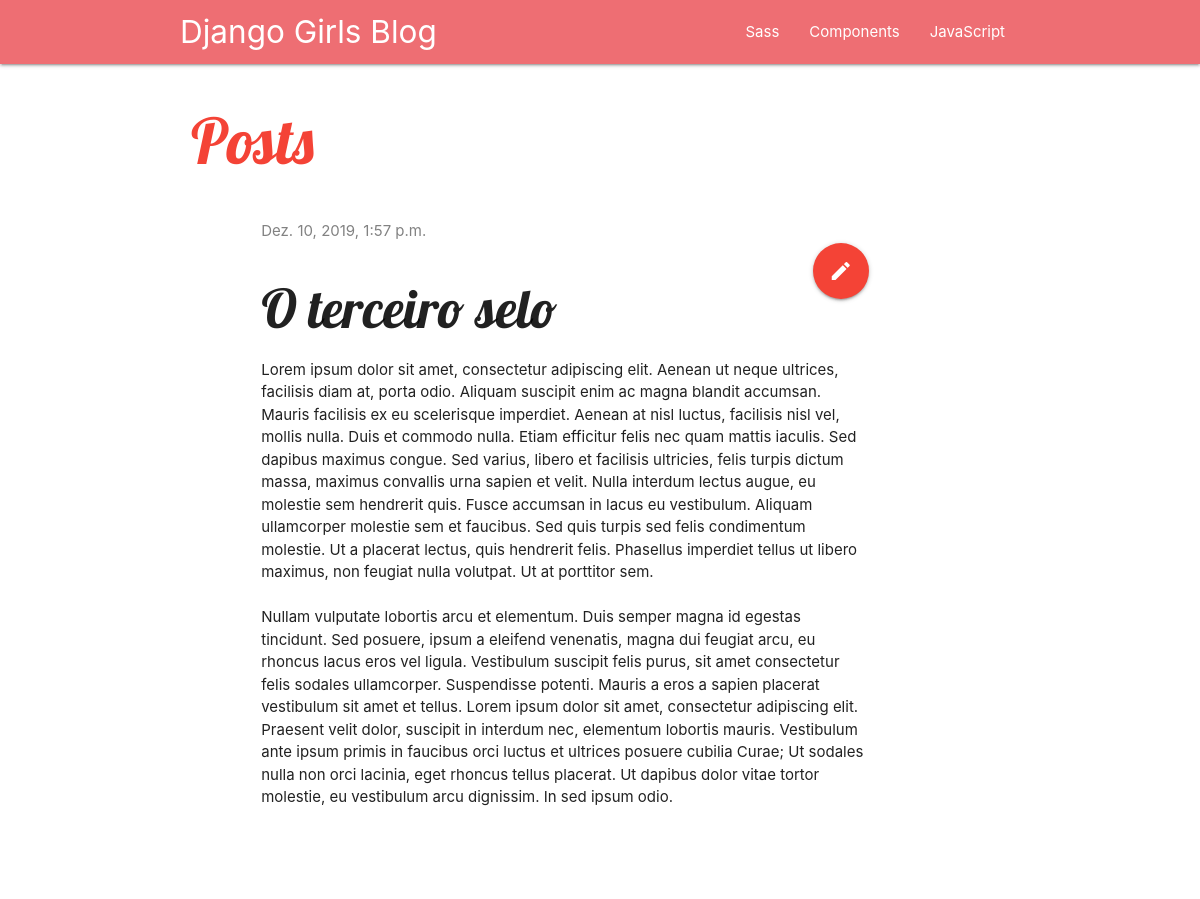
/post/3/, run on an earlier commit of the app's database.
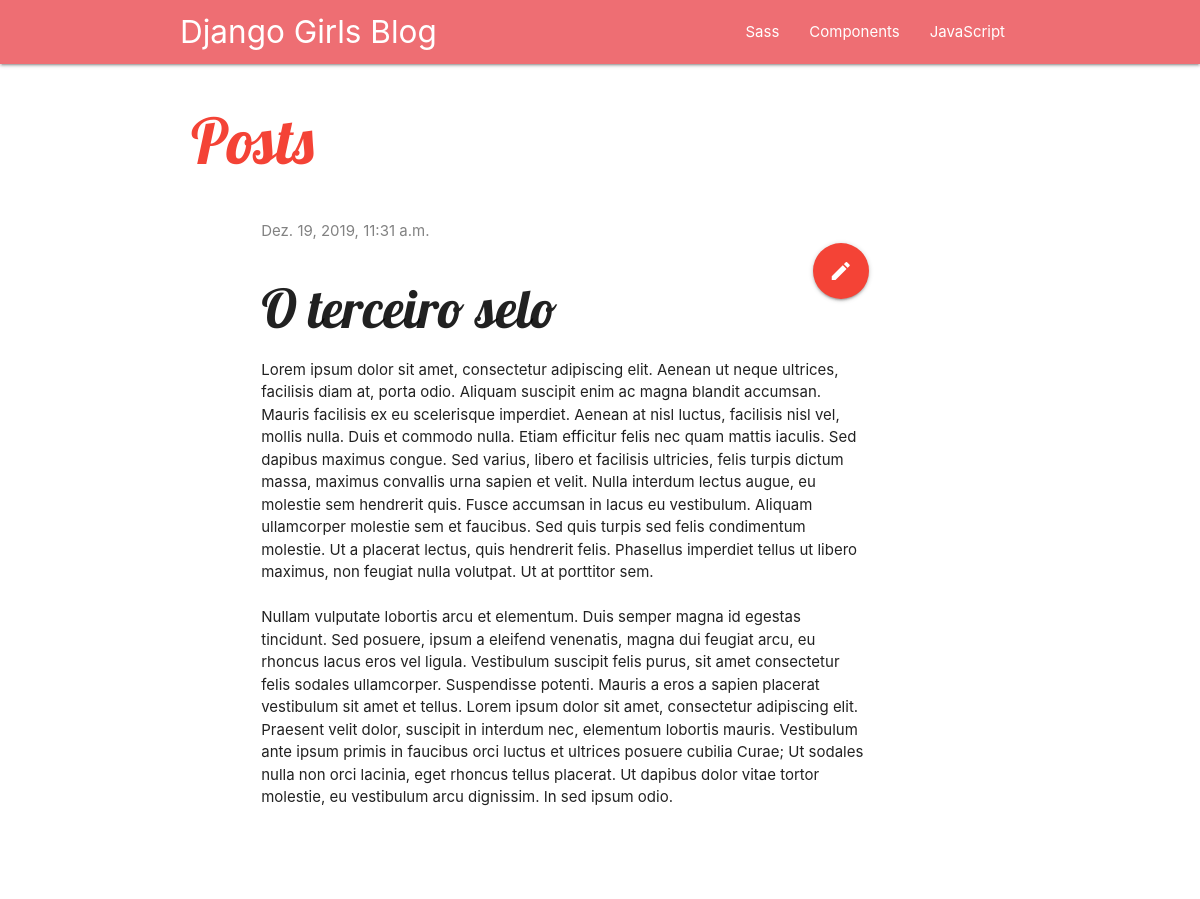
And on a later commit of the database.
### blog/models.py (models this page shows, shortened)
class Post(models.Model):
    author = models.ForeignKey(settings.AUTH_USER_MODEL, on_delete=models.CASCADE)
    title = models.CharField(max_length=200)
    text = models.TextField()
    created_date = models.DateTimeField(default=timezone.now)
    published_date = models.DateTimeField(blank=True, null=True)

### blog/views.py (the view)
# urls.py: path('post/<int:pk>/', views.post_detail, name='post_detail'),
def post_detail(request, pk):
    post = get_object_or_404(Post, pk=pk)
    return render(request, 'blog/post_detail.html', {'post': post})

### blog/templates/blog/post_detail.html
{% extends 'blog/base.html' %}
{% block content %}
    <div class="post">
        {% if post.published_date %}
            <div class="date">
                {{ post.published_date }}
            </div>
        {% endif %}
        <a class="btn-floating btn-large waves-effect waves-light red right" href="{% url 'post_edit' pk=post.pk %}">  <i class="large material-icons">edit</i></a>
        <h2>{{ post.title }}</h2>
        <p>{{ post.text|linebreaksbr }}</p>
    </div>
{% endblock %}

### blog/templates/blog/base.html (shortened to what this page needs)
{% load static %}
<!DOCTYPE html>
<html lang="en">
<head>
    <link rel="stylesheet" href="https://cdnjs.cloudflare.com/ajax/libs/materialize/1.0.0/css/materialize.min.css">
    <link rel="stylesheet" href="{% static 'css/blog.css' %}">
</head>
<nav>
    <div class="nav-wrapper">
      <div class="container">
        <a href="#" class="brand-logo">Django Girls Blog</a>
        <ul id="nav-mobile" class="right hide-on-med-and-down">
          <li><a href="sass.html">Sass</a></li>
          <li><a href="badges.html">Components</a></li>
          <li><a href="collapsible.html">JavaScript</a></li>
        </ul>
      </div>
    </div>
</nav>
<div class="container">
  <div class="row">
   <div class="col s3">
    <h1><a href="/" class="red-text darken-1">Posts</a></h1>
   </div>
  </div>
</div>
<div class="container">
  <div class="row ">
      <div class="col s9 offset-s1">
      {% block content %}
      {% endblock %}
      </div>
  </div>
</div>
</body>
</html>

### blog/static/css/blog.css (style rules this page uses)
h1 a,h2 a { font-family:'Lobster'; }
h1, h2, h3, h4 { font-family: 'Lobster', cursive; }
.date { color: #828282; }
.post { margin-bottom: 70px; }

What changed in the data, as far as the page shows it:
changed Post "O terceiro selo": published_date "Dez. 10, 2019, 1:57 p.m." → "Dez. 19, 2019, 11:31 a.m."
